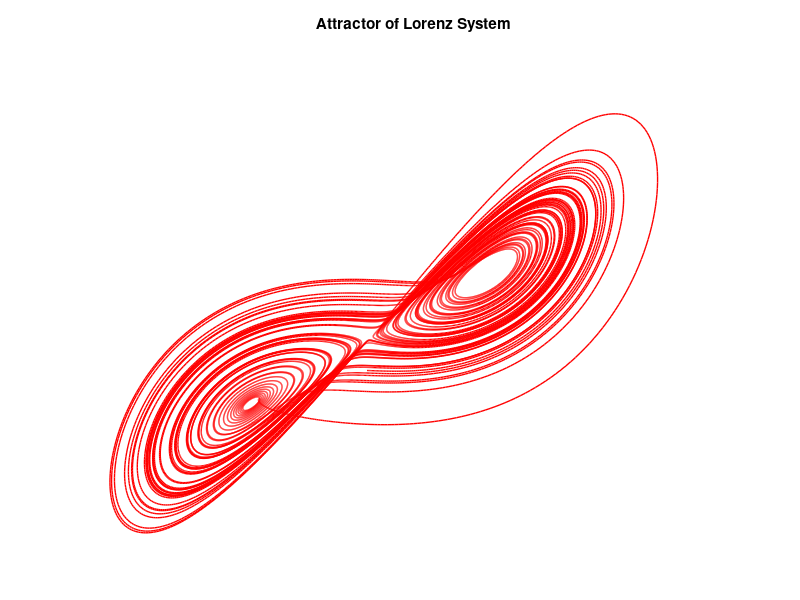

Write the MATLAB code that produced this figure.
function lorenza
% Lorenz convection model 

sigma = 16; rho = 45.92; beta = 4;  % parameters 
N = 1000;         % no. of time steps
span = 0.05;      % inner iteration span
AbsTol = 1.e-5;   % absolute tolerance for ODE solver
RelTol = 1.e-5;   % relative tolerance for ODE solver

H = figure; set(H,'DefaultLineLineWidth',1.0);
options = odeset('RelTol',RelTol,'AbsTol',ones(1,3)*AbsTol);
u0 = [1;1;1];
for i = 1:N
    [t,u] = ode45(@lornz,[0 span],u0,odeset,beta,rho,sigma);
    hold on; 
    plot(u(:,1),u(:,2),'r'); 
    u0 = u(end,:); 
end

title('Attractor of Lorenz System');
xlabel('Component 1'); ylabel('Component 2');
axis off; hold off;

function dydt = lornz(t,y,beta,rho,sigma)
dydt = [sigma*(y(2)-y(1)); rho*y(1)-y(2)-y(1)*y(3); y(1)*y(2)-beta*y(3)];
